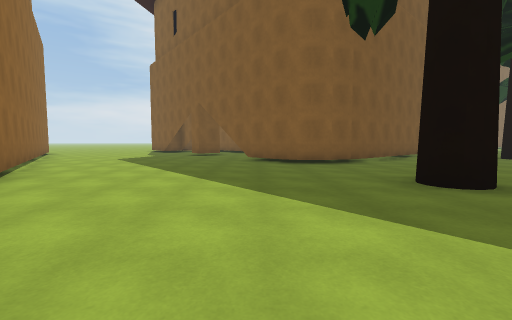
[1] (above)

24 first-person views from a walk through a scene from a Unity 3-D project. The camera is 1.2 m above the floor, tilts 4° down and sees 90° across. The floor is counted in squares, 2 m on a side. Each view is taken from the middle of a square. On the plan, view 1 faces up. The plan holds only what a view shows up to about 9 squares ahead; the rest is blank. The place goes on beyond the plan. The player character is not drawn. Surface patterns are stand-ins for the level's own textures.

[2]
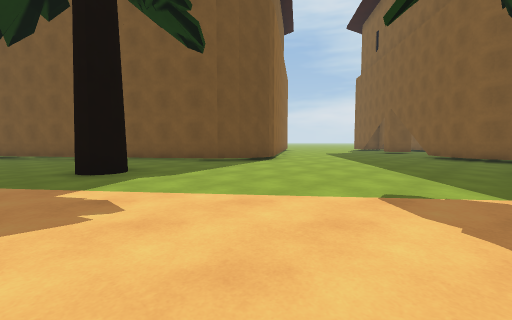

[3]
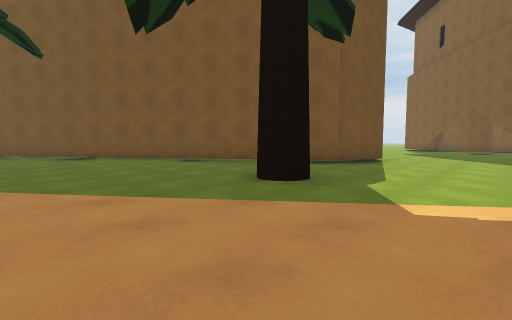

[4]
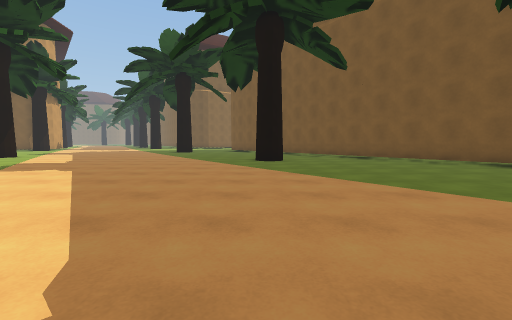

[5]
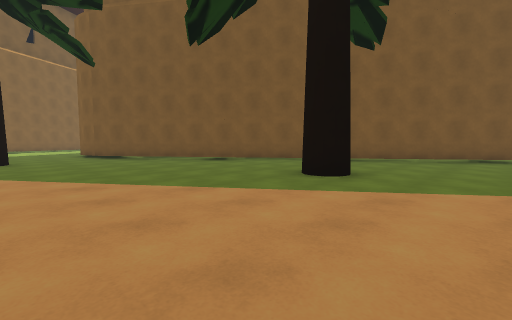

[6]
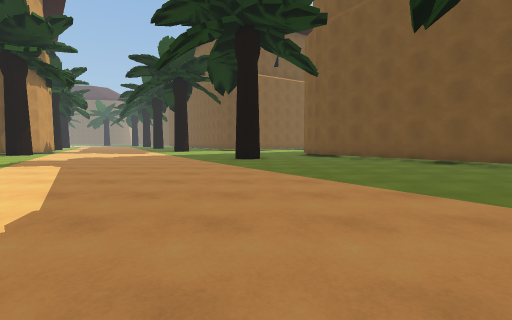

[7]
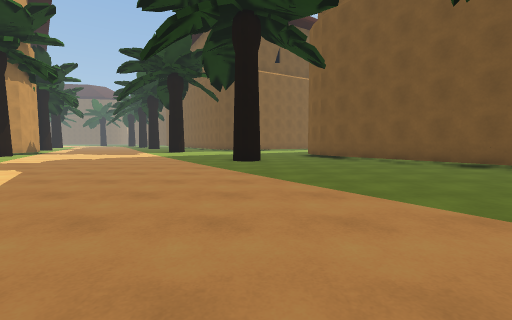

[8]
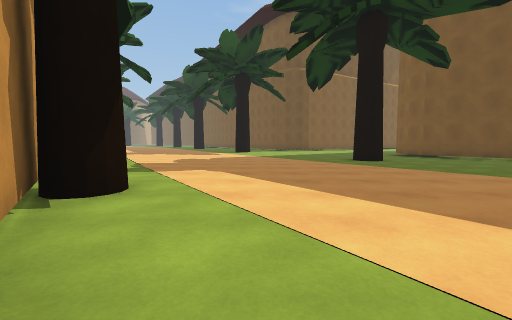

[9]
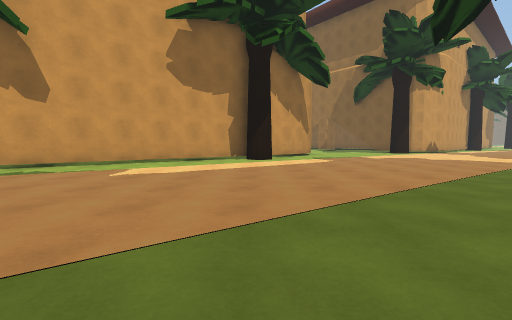

[10]
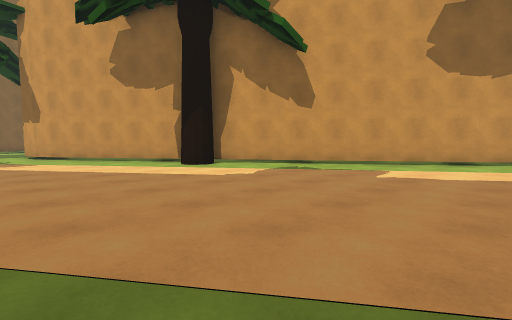

[11]
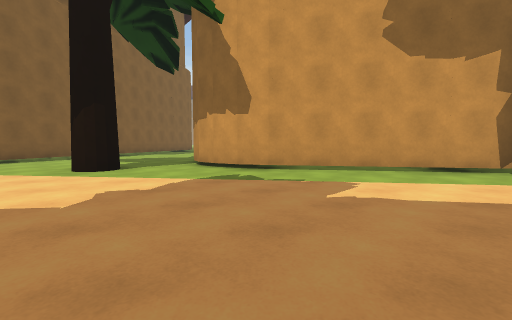

[12]
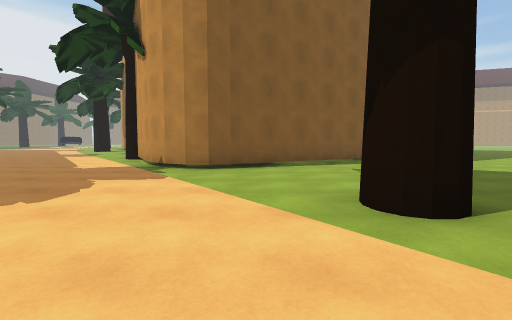

[13]
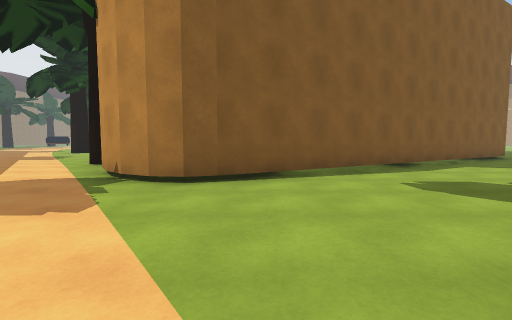

[14]
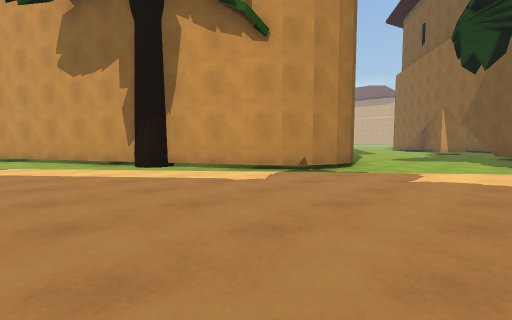

[15]
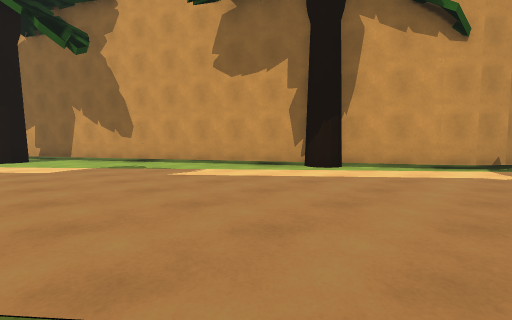

[16]
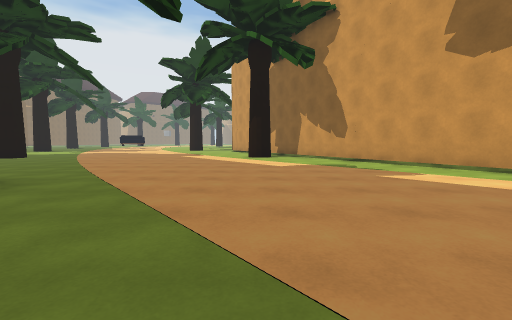

[17]
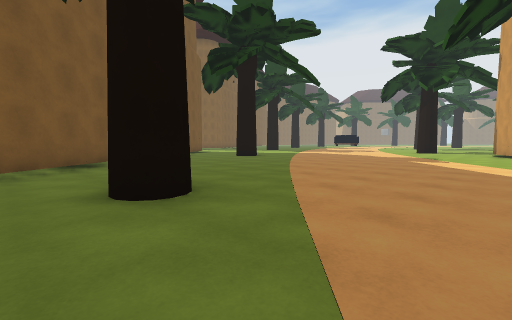

[18]
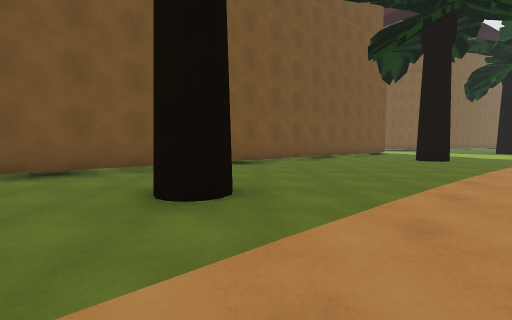

[19]
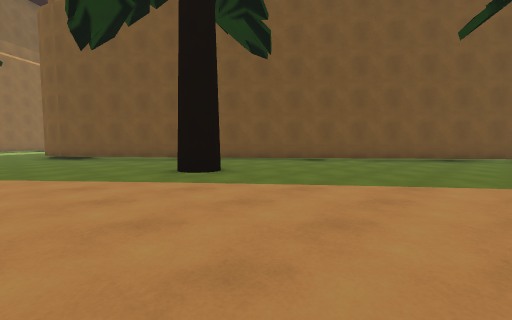

[20]
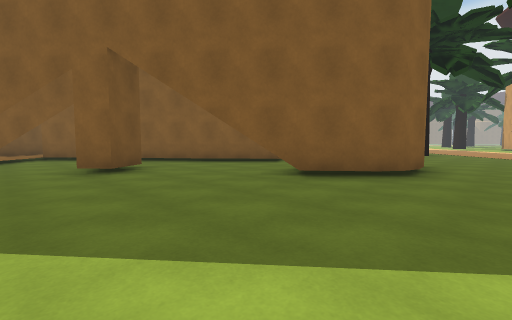

[21]
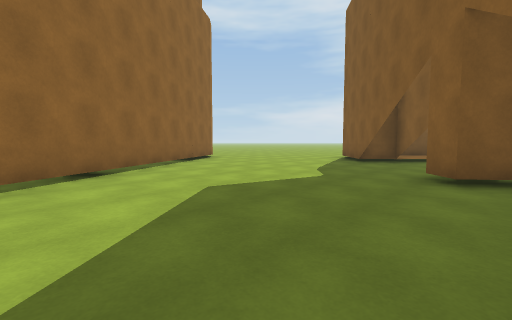

[22]
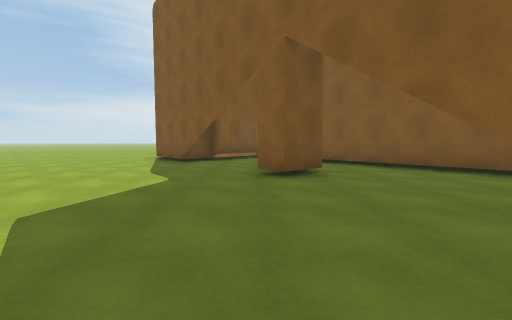

[23]
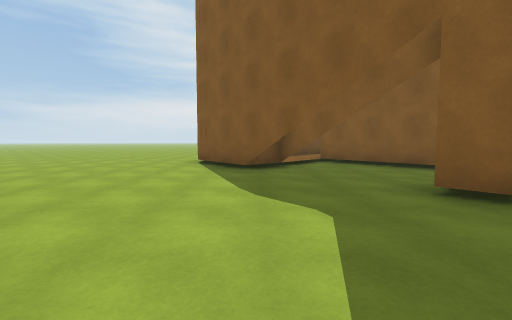

[24]
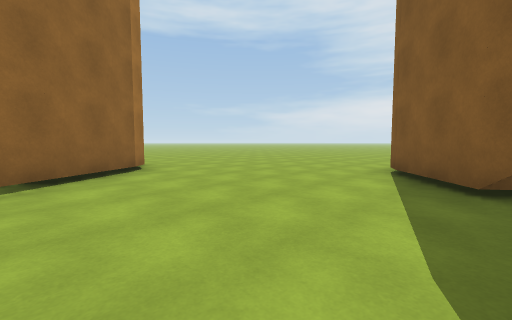

### Floor plan
Points are (right, up) in squares from view 1. A wall is a line through its corners. A room is listed if a view was taken in it or the views show most of it. See-through windows are left out.
Room 1 (views 1, 2, 3, 4, 5, 6, 7, 8, 9, 10, 11, 12, 13, 14, 15, 16, 17, 18, 19, 20, 21, 22, 23, 24)
walls: (6, -2.9) (6.6, -2.3); (6.5, -2.4) (7.2, -1.8); (-4.1, 2.4) (-4.5, 1.8) (-5.1, 1.3); (7.1, -1.9) (8.3, -1.2); (-5, 1.4) (-18, -7.9); (-3.9, 3.5) (-3.9, 3) (-4.1, 2.3); (1, -8.7) (1.7, -8.6) (2.3, -8.8); (-0.2, -9.2) (0.4, -8.9) (1.1, -8.7); (2.3, 7.3) (1.5, 7.2) (1, 7.3) (0.6, 7.7); (0.6, 7.6) (-1.1, 9.6); (9.6, -0.5) (18.1, 4.3); (3, -9.6) (3.5, -10.3); (3.4, 7.9) (2.8, 7.5) (2.1, 7.3); (-4.1, -12) (-0.1, -9.2); (1.2, 11.8) (-1.9, 15.6); (-1.6, 12.1) (-2.5, 11.3) (-3, 11.9); (-4.3, 13.5) (-6, 15.6); (-3.5, 14.1) (-4.4, 15.3) (-5.2, 14.6); (11, -13.5) (5.9, -4.4) (5.7, -3.9) (5.8, -3.4) (6.1, -2.7); (-10.8, 13.3) (-10.5, 13) (-4.2, 4.1); (12.5, 15.6) (3.3, 7.9); (-11.5, -17.3) (-4.7, -12.4)
ways out: opening at (0, 11) to room 2; opening at (-13, 14.5)
objects: tree (-17, -11); tree (-12, -17); tree (-11, -7); tree (-5, -12); tree (-4, -2); tree (2, -6); tree (3, 4); tree (9, -1); tree (9, 9); tree (16, 5); tree (16, 14)
Room 2 (no view inside)
walls: (2, 10.9) (1.2, 11.8)
ways out: opening at (0, 11) to room 1

Positions as (right, up) in squares from view 1, and headings:
1: (0, 0), facing up
2: (2, -3), facing up-left
3: (-1, -5), facing up-left
4: (-2, -7), facing left
5: (-8, -11), facing up-left
6: (-8, -11), facing left
7: (-9, -11), facing left
8: (-9, -15), facing left
9: (-12, -8), facing down
10: (-11, -8), facing down-right
11: (-4, -5), facing down-right
12: (0, -5), facing right
13: (2, -5), facing right
14: (3, 2), facing down-right
15: (6, 5), facing down-right
16: (6, 5), facing right
17: (8, 6), facing up-right
18: (10, 6), facing up
19: (14, 6), facing up-left
20: (-4, 6), facing up-right
21: (-2, 7), facing up-left
22: (-3, 7), facing up
23: (-5, 9), facing up
24: (-5, 11), facing up-left
